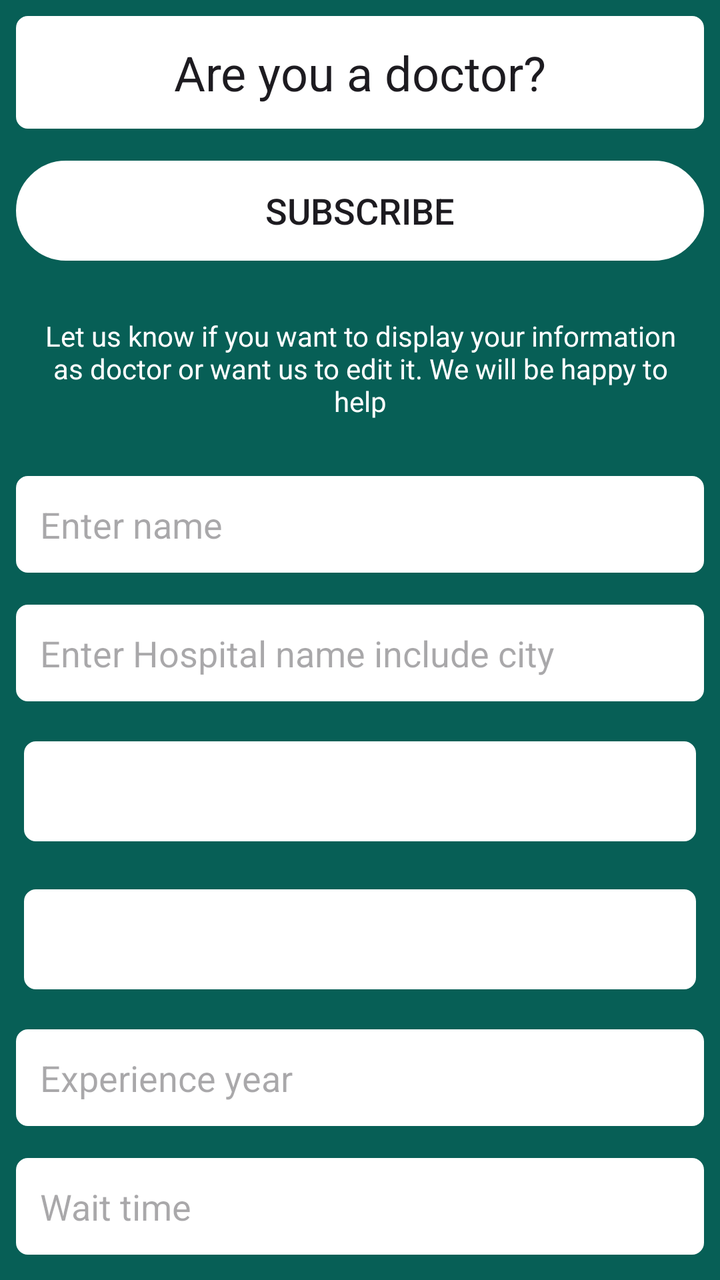
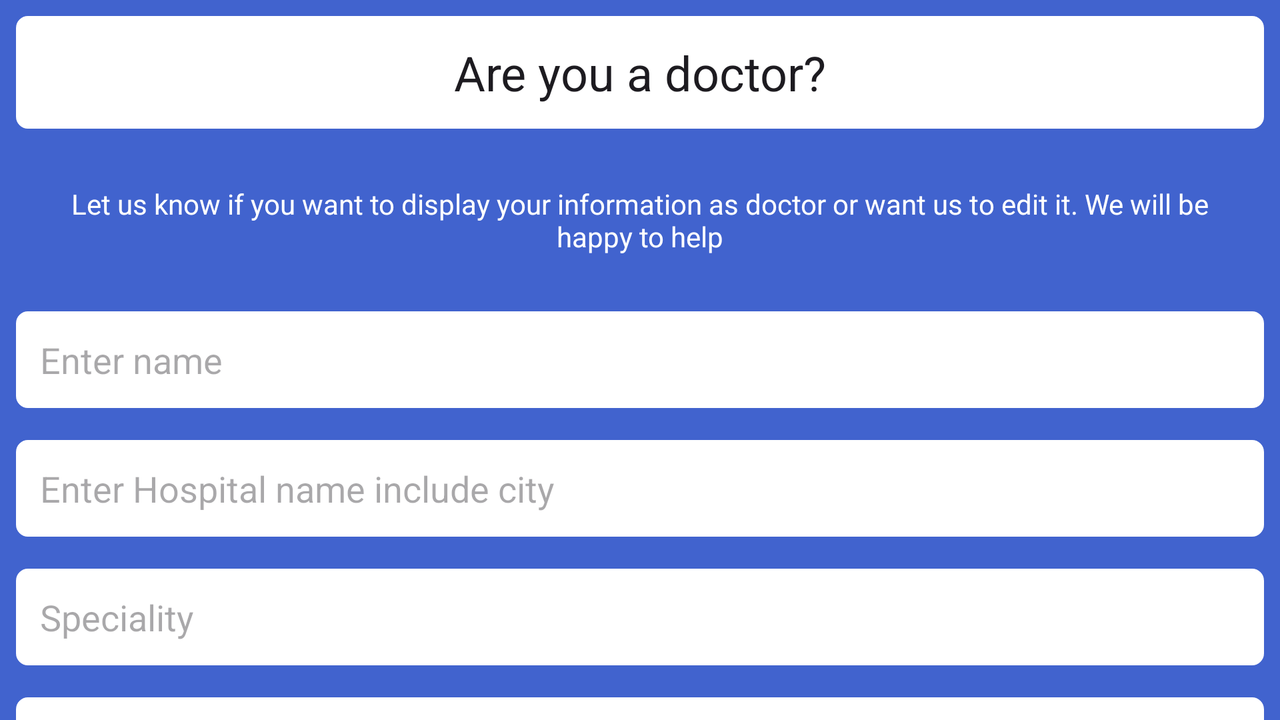

Two renders of one Android screen. The first uses the default layout on a phone; the second uses the alternative layout the repository ships for a different screen configuration, on a matching device. The two XML files are below.
<!-- AndroidManifest.xml: application theme Base.Theme.HomeRentalApp -->
<!-- res/layout/activity_profile_doc.xml -->
<?xml version="1.0" encoding="utf-8"?>
<LinearLayout xmlns:android="http://schemas.android.com/apk/res/android"
    xmlns:app="http://schemas.android.com/apk/res-auto"
    xmlns:tools="http://schemas.android.com/tools"
    android:layout_width="match_parent"
    android:layout_height="match_parent"
    android:background="@color/appColor"
    android:orientation="vertical"
    tools:context=".profileDoc">

    <TextView
        android:id="@+id/are_you_doctor"
        style="@style/TextAppearance.AppCompat.Headline"
        android:layout_width="match_parent"
        android:layout_height="wrap_content"
        android:layout_margin="8dp"
        android:background="@drawable/search_view"
        android:backgroundTint="@color/white"
        android:elevation="5dp"
        android:fitsSystemWindows="false"
        android:padding="12dp"
        android:text="Are you a doctor?"
        android:textAlignment="center" />


    <androidx.core.widget.NestedScrollView
        android:layout_width="match_parent"
        android:layout_height="0dp"
        android:layout_weight="1">

        <LinearLayout
            android:layout_width="match_parent"
            android:layout_height="wrap_content"
            android:orientation="vertical">
            <androidx.appcompat.widget.AppCompatButton
                android:id="@+id/subscribe"
                android:layout_width="match_parent"
                android:layout_height="50dp"
                android:layout_margin="8dp"
                android:background="@drawable/search_nav"
                android:backgroundTint="#ffffff"
                android:text="subscribe"
                android:textSize="18dp" />
            <TextView
                android:id="@+id/information"
                android:layout_width="match_parent"
                android:layout_height="wrap_content"
                android:layout_margin="8dp"
                android:backgroundTint="@color/white"
                android:elevation="5dp"
                android:padding="12dp"
                android:text="Let us know if you want to display your information as doctor or want us to edit it. We will be happy to help"
                android:textAlignment="center"
                android:textColor="@color/white" />

            <EditText
                android:maxLength="15"
                android:id="@+id/name"
                android:inputType="text"
                android:layout_width="match_parent"
                android:layout_height="wrap_content"
                android:layout_margin="8dp"
                android:background="@drawable/search_view"
                android:backgroundTint="@color/white"
                android:elevation="5dp"
                android:hint="Enter name"
                android:padding="12dp" />

            <EditText
                android:inputType="text"
                android:id="@+id/hospital"
                android:layout_width="match_parent"
                android:layout_height="wrap_content"
                android:layout_margin="8dp"
                android:maxLength="15"
                android:background="@drawable/search_view"
                android:backgroundTint="@color/white"
                android:elevation="5dp"
                android:hint="Enter Hospital name include city"
                android:padding="12dp" />

            <EditText
                android:inputType="text"
                android:id="@+id/cetCity"
                android:layout_width="match_parent"
                android:layout_height="wrap_content"
                android:layout_margin="8dp"
                android:background="@drawable/search_view"
                android:backgroundTint="@color/white"
                android:elevation="5dp"
                android:hint="Enter City"
                android:padding="12dp"
                android:visibility="gone" />

            <Spinner
                android:id="@+id/spin"
                android:layout_width="match_parent"
                android:layout_height="50dp"
                android:layout_margin="12dp"
                android:background="@drawable/search_view"
                android:backgroundTint="@color/white"
                app:layout_constraintLeft_toLeftOf="parent"
                app:layout_constraintBottom_toBottomOf="parent"
                app:layout_constraintTop_toBottomOf="@id/search"
                android:pointerIcon="arrow"/>
            <Spinner
                android:id="@+id/spinnerPkr"
                android:layout_width="match_parent"
                android:layout_height="50dp"
                android:layout_margin="12dp"
                android:dropDownSelector="@drawable/icon_arrow"
                android:background="@drawable/search_view"
                android:backgroundTint="@color/white"
                app:layout_constraintLeft_toLeftOf="parent"
                app:layout_constraintBottom_toBottomOf="parent"
                app:layout_constraintTop_toBottomOf="@id/search"
                />













            <EditText
                android:id="@+id/years"
                android:maxLength="2"
                android:inputType="number"
                android:layout_width="match_parent"
                android:layout_height="wrap_content"
                android:layout_margin="8dp"
                android:background="@drawable/search_view"
                android:backgroundTint="@color/white"
                android:elevation="5dp"
                android:hint="Experience year"
                android:padding="12dp" />

            <EditText
                android:inputType="number"
                android:id="@+id/limit"
                android:layout_width="match_parent"
                android:layout_height="wrap_content"
                android:layout_margin="8dp"
                android:maxLength="2"
                android:background="@drawable/search_view"
                android:backgroundTint="@color/white"
                android:elevation="5dp"
                android:hint="Wait time"
                android:padding="12dp" />

            <androidx.cardview.widget.CardView
                android:layout_width="match_parent"
                android:layout_height="153dp"
                android:layout_margin="12dp"
                android:background="#7CB342"
                app:cardCornerRadius="10dp">

                <RelativeLayout
                    android:layout_width="match_parent"
                    android:layout_height="wrap_content">

                    <TextView
                        android:id="@+id/text"
                        android:layout_width="wrap_content"
                        android:layout_height="wrap_content"
                        android:layout_marginStart="12dp"
                        android:layout_marginTop="12dp"
                        android:layout_marginEnd="12dp"
                        android:layout_marginBottom="12dp"
                        android:padding="5dp"
                        android:text="@string/patient"
                        android:textAlignment="center"
                        android:textColor="#202C14"
                        android:textSize="22sp" />

                    <RadioGroup
                        android:id="@+id/radiogroup"
                        android:layout_width="match_parent"
                        android:layout_height="wrap_content"
                        android:layout_below="@id/text"
                        android:orientation="horizontal">

                        <RadioButton
                            android:id="@+id/yes"
                            android:layout_width="wrap_content"
                            android:layout_height="wrap_content"
                            android:layout_marginLeft="125dp"
                            android:text="Yes" />

                        <RadioButton
                            android:id="@+id/no"
                            android:layout_width="wrap_content"
                            android:layout_height="wrap_content"
                            android:layout_toEndOf="@id/yes"
                            android:text="No" />
                    </RadioGroup>
                </RelativeLayout>
            </androidx.cardview.widget.CardView>

            <androidx.appcompat.widget.AppCompatButton
                android:id="@+id/sub_btn"
                android:layout_width="match_parent"
                android:layout_height="50dp"
                android:layout_margin="8dp"
                android:background="@drawable/search_nav"
                android:backgroundTint="#ffffff"
                android:text="Submit"
                android:textSize="18dp" />

            <androidx.appcompat.widget.AppCompatButton
                android:id="@+id/see_your_appointment"
                android:layout_width="match_parent"
                android:layout_height="50dp"
                android:layout_margin="8dp"
                android:background="@drawable/search_nav"
                android:backgroundTint="#ffffff"
                android:text="See your appointments"
                android:textSize="18dp" />
        </LinearLayout>
    </androidx.core.widget.NestedScrollView>

</LinearLayout>
<!-- resources referenced by this layout -->
<resources>
  <color name="appColor">#075F56</color>
  <color name="white">#FFFFFFFF</color>
  <!-- drawable icon_arrow (drawable) -->
  <vector android:height="24dp" android:tint="#0D0C0C"
      android:viewportHeight="24" android:viewportWidth="24"
      android:width="24dp" xmlns:android="http://schemas.android.com/apk/res/android">
      <path android:fillColor="@android:color/white" android:pathData="M7.41,8.59L12,13.17l4.59,-4.58L18,10l-6,6 -6,-6 1.41,-1.41z"/>
  </vector>
  <!-- drawable search_nav (drawable) -->
  <?xml version="1.0" encoding="utf-8"?>
  <shape xmlns:android="http://schemas.android.com/apk/res/android">
      <corners
          android:radius="56dp"/>
      <stroke android:color="#C0BEBE"
          android:width="4dp" />
  </shape>
  <!-- drawable search_view (drawable) -->
  <?xml version="1.0" encoding="utf-8"?>
  <shape xmlns:android="http://schemas.android.com/apk/res/android">
  <corners android:radius="5dp"/>
      <stroke android:color="#FFFFFF"
          android:width="2dp"
          />
  </shape>
  <string name="patient">Do you want to grow your practice?\n(more patient leads)</string>
  <!-- from res/values-v23/ -->
  <style name="Base.Theme.HomeRentalApp" parent="Base.Base.Theme.HomeRentalApp">
          
          <item name="android:navigationBarColor">@color/appColor</item>
          <item name="android:statusBarColor">@color/appColor</item>
          <item name="color">#075F56</item>
      </style>
  <style name="Base.Base.Theme.HomeRentalApp" parent="Theme.Material3.DayNight.NoActionBar">
          
  
      </style>
</resources>
<!-- res/layout-land/activity_profile_doc.xml (the author's variant of the layout above) -->
<!-- drawn on the phone turned sideways -->
<?xml version="1.0" encoding="utf-8"?>
<LinearLayout xmlns:android="http://schemas.android.com/apk/res/android"
    xmlns:app="http://schemas.android.com/apk/res-auto"
    xmlns:tools="http://schemas.android.com/tools"
    android:layout_width="match_parent"
    android:layout_height="match_parent"
    android:background="#4163ce"
    android:orientation="vertical"
    tools:context=".profileDoc">

    <TextView
        android:id="@+id/are_you_doctor"
        style="@style/TextAppearance.AppCompat.Headline"
        android:layout_width="match_parent"
        android:layout_height="wrap_content"
        android:layout_margin="8dp"
        android:background="@drawable/search_view"
        android:backgroundTint="@color/white"
        android:elevation="5dp"
        android:fitsSystemWindows="false"
        android:padding="12dp"
        android:text="Are you a doctor?"
        android:textAlignment="center" />
    

    <androidx.core.widget.NestedScrollView
        android:layout_width="match_parent"
        android:layout_height="0dp"
        android:layout_weight="1">

        <LinearLayout
            android:layout_width="match_parent"
            android:layout_height="wrap_content"
            android:orientation="vertical">

            <TextView
                android:id="@+id/information"
                android:layout_width="match_parent"
                android:layout_height="wrap_content"
                android:layout_margin="8dp"
                android:backgroundTint="@color/white"
                android:elevation="5dp"
                android:padding="12dp"
                android:text="Let us know if you want to display your information as doctor or want us to edit it. We will be happy to help"
                android:textAlignment="center"
                android:textColor="@color/white" />

            <EditText
                android:id="@+id/name"
                android:layout_width="match_parent"
                android:layout_height="wrap_content"
                android:layout_margin="8dp"
                android:background="@drawable/search_view"
                android:backgroundTint="@color/white"
                android:elevation="5dp"
                android:hint="Enter name"
                android:padding="12dp" />

            <EditText
                android:id="@+id/hospital"
                android:layout_width="match_parent"
                android:layout_height="wrap_content"
                android:layout_margin="8dp"
                android:background="@drawable/search_view"
                android:backgroundTint="@color/white"
                android:elevation="5dp"
                android:hint="Enter Hospital name include city"
                android:padding="12dp" />

            <EditText
                android:id="@+id/cetCity"
                android:layout_width="match_parent"
                android:layout_height="wrap_content"
                android:layout_margin="8dp"
                android:background="@drawable/search_view"
                android:backgroundTint="@color/white"
                android:elevation="5dp"
                android:hint="Enter City"
                android:padding="12dp"
                android:visibility="gone" />

            <EditText
                android:id="@+id/speciality"
                android:layout_width="match_parent"
                android:layout_height="wrap_content"
                android:layout_margin="8dp"
                android:background="@drawable/search_view"
                android:backgroundTint="@color/white"
                android:elevation="5dp"
                android:hint="Speciality"
                android:padding="12dp" />

            <EditText
                android:id="@+id/pkr"
                android:layout_width="match_parent"
                android:layout_height="wrap_content"
                android:layout_margin="8dp"
                android:background="@drawable/search_view"
                android:backgroundTint="@color/white"
                android:elevation="5dp"
                android:hint="Fees"
                android:padding="12dp" />

            <EditText
                android:id="@+id/years"
                android:layout_width="match_parent"
                android:layout_height="wrap_content"
                android:layout_margin="8dp"
                android:background="@drawable/search_view"
                android:backgroundTint="@color/white"
                android:elevation="5dp"
                android:hint="Experience year"
                android:padding="12dp" />

            <EditText
                android:id="@+id/limit"
                android:layout_width="match_parent"
                android:layout_height="wrap_content"
                android:layout_margin="8dp"
                android:background="@drawable/search_view"
                android:backgroundTint="@color/white"
                android:elevation="5dp"
                android:hint="Wait time"
                android:padding="12dp" />

            <androidx.cardview.widget.CardView
                android:layout_width="match_parent"
                android:layout_height="153dp"
                android:layout_margin="12dp"
                android:background="#7CB342"
                app:cardCornerRadius="10dp">

                <RelativeLayout
                    android:layout_width="match_parent"
                    android:layout_height="wrap_content">

                    <TextView
                        android:id="@+id/text"
                        android:layout_width="wrap_content"
                        android:layout_height="wrap_content"
                        android:layout_marginStart="12dp"
                        android:layout_marginTop="12dp"
                        android:layout_marginEnd="12dp"
                        android:layout_marginBottom="12dp"
                        android:padding="5dp"
                        android:text="@string/patient"
                        android:textAlignment="center"
                        android:textColor="#202C14"
                        android:textSize="22sp" />
                   
                    <RadioGroup
                        android:id="@+id/radiogroup"
                        android:layout_width="match_parent"
                        android:layout_height="wrap_content"
                        android:layout_below="@id/text"
                        android:orientation="horizontal">

                        <RadioButton
                            android:id="@+id/yes"
                            android:layout_width="wrap_content"
                            android:layout_height="wrap_content"
                            android:layout_marginLeft="125dp"
                            android:text="Yes" />

                        <RadioButton
                            android:id="@+id/no"
                            android:layout_width="wrap_content"
                            android:layout_height="wrap_content"
                            android:text="No"
                            android:layout_toEndOf="@id/yes"/>
                    </RadioGroup>
                </RelativeLayout>
            </androidx.cardview.widget.CardView>

            <androidx.appcompat.widget.AppCompatButton
                android:id="@+id/sub_btn"
                android:layout_width="match_parent"
                android:layout_height="50dp"
                android:layout_margin="8dp"
                android:background="@drawable/search_nav"
                android:backgroundTint="#ffffff"
                android:text="Submit"
                android:textSize="18dp" />
            <androidx.appcompat.widget.AppCompatButton
                android:id="@+id/see_your_appointment"
                android:layout_width="match_parent"
                android:layout_height="50dp"
                android:layout_margin="8dp"
                android:background="@drawable/search_nav"
                android:backgroundTint="#ffffff"
                android:text="Submit"
                android:textSize="18dp" />
        </LinearLayout>
    </androidx.core.widget.NestedScrollView>

</LinearLayout>
<!-- resources referenced by the variant -->
<!-- as the phone turned sideways resolves them -->
<resources>
  <color name="white">#FFFFFFFF</color>
  <!-- drawable search_nav (drawable) -->
  <?xml version="1.0" encoding="utf-8"?>
  <shape xmlns:android="http://schemas.android.com/apk/res/android">
      <corners
          android:radius="56dp"/>
      <stroke android:color="#C0BEBE"
          android:width="4dp" />
  </shape>
  <!-- drawable search_view (drawable) -->
  <?xml version="1.0" encoding="utf-8"?>
  <shape xmlns:android="http://schemas.android.com/apk/res/android">
  <corners android:radius="5dp"/>
      <stroke android:color="#FFFFFF"
          android:width="2dp"
          />
  </shape>
  <string name="patient">Do you want to grow your practice?\n(more patient leads)</string>
  <!-- from res/values-v23/ -->
  <style name="Base.Theme.HomeRentalApp" parent="Base.Base.Theme.HomeRentalApp">
          
          <item name="android:navigationBarColor">@color/appColor</item>
          <item name="android:statusBarColor">@color/appColor</item>
          <item name="color">#075F56</item>
      </style>
  <style name="Base.Base.Theme.HomeRentalApp" parent="Theme.Material3.DayNight.NoActionBar">
          
  
      </style>
  <color name="appColor">#075F56</color>
</resources>
